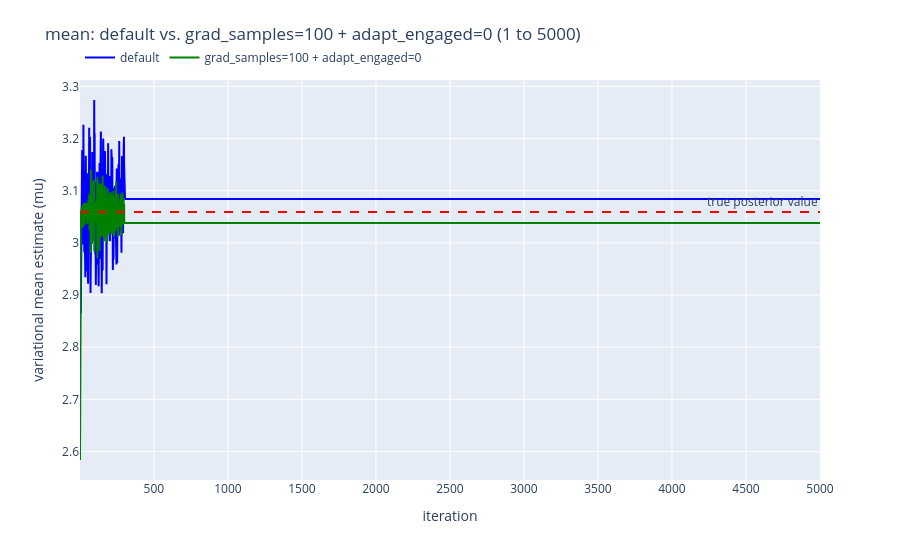
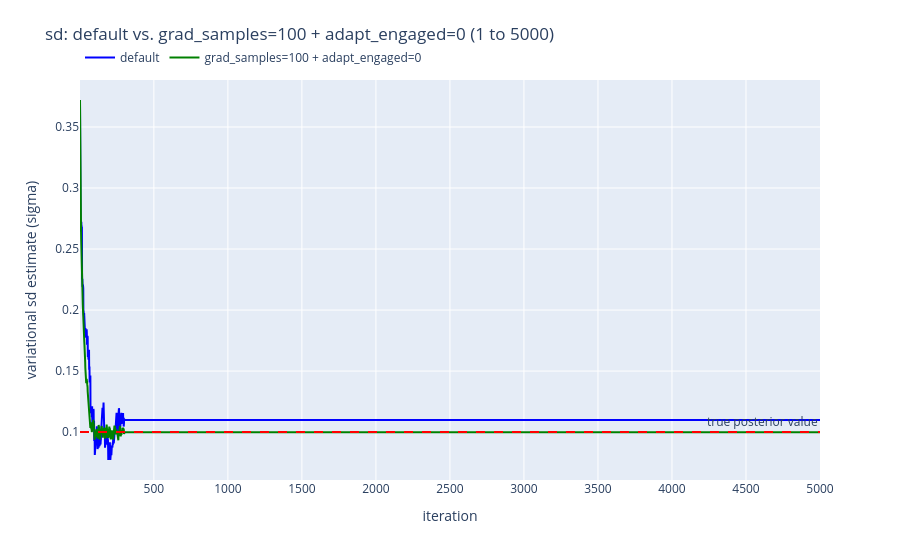
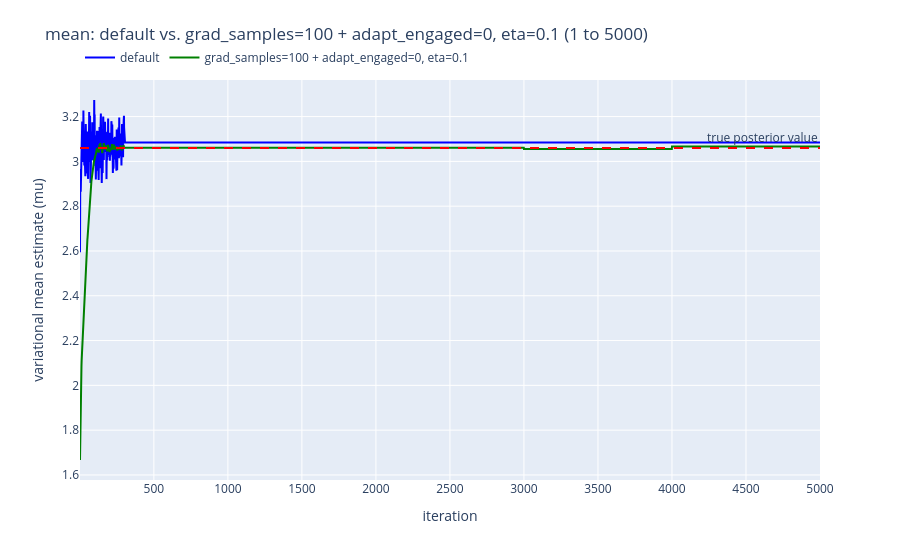
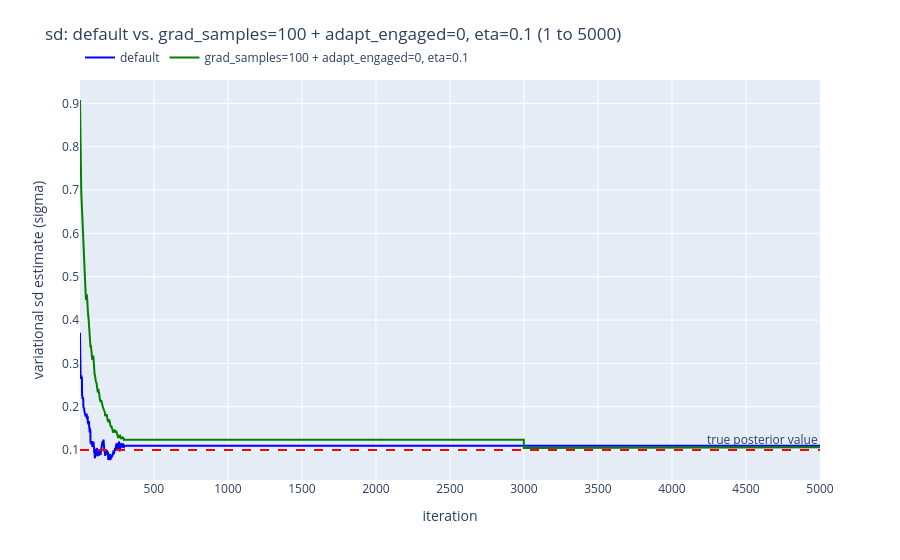

The cell these charts' notebook holds for them, in order:
### Markdown cell above
## Section 2: `a` with each of `b`, `c`, `d` vs. default

Three plots: `a_b`, `a_c` vs. default from 1 to `FAST_MAX_ITERS`; `a_d` vs.
default from 1 to `MAX_ITERS`.

### Code cell
for key in ["a_b", "a_c"]:
    iterations, mu, sd = fast_traj[key]
    plot_mean_comparison(iterations, default_fast_mu, mu, LABELS[key], f"mean: default vs. {LABELS[key]} (1 to {FAST_MAX_ITERS})")
    plot_std_comparison(iterations, default_fast_sd, sd, LABELS[key], f"sd: default vs. {LABELS[key]} (1 to {FAST_MAX_ITERS})")

iterations, mu, sd = slow_traj["a_d"]
plot_mean_comparison(iterations, default_slow_mu, mu, LABELS["a_d"], f"mean: default vs. {LABELS['a_d']} (1 to {MAX_ITERS})")
plot_std_comparison(iterations, default_slow_sd, sd, LABELS["a_d"], f"sd: default vs. {LABELS['a_d']} (1 to {MAX_ITERS})")

### Figure 1 — Plotly figure (JSON) as saved in the notebook; plotly's stock layout.template omitted (floating-point values rounded to 4 significant figures; data arrays with more than 128 entries replaced by an {"elided": "..."} marker saying what was removed)
{"data": [{"line": {"color": "blue", "width": 2}, "mode": "lines", "name": "default", "type": "scatter", "x": {"elided": "5000 int values"}, "y": {"elided": "5000 float values"}}, {"line": {"color": "green", "width": 2}, "mode": "lines", "name": "grad_samples=100 + adapt_engaged=0", "type": "scatter", "x": {"elided": "5000 int values"}, "y": {"elided": "5000 float values"}}], "layout": {"annotations": [{"showarrow": false, "text": "true posterior value", "x": 1, "xanchor": "right", "xref": "x domain", "y": 3.06, "yanchor": "bottom", "yref": "y"}], "legend": {"orientation": "h", "x": 0, "xanchor": "left", "y": 1.02, "yanchor": "bottom"}, "margin": {"t": 80}, "shapes": [{"line": {"color": "red", "dash": "dash"}, "type": "line", "x0": 0, "x1": 1, "xref": "x domain", "y0": 3.06, "y1": 3.06, "yref": "y"}], "title": {"text": "mean: default vs. grad_samples=100 + adapt_engaged=0 (1 to 5000)"}, "xaxis": {"title": {"text": "iteration"}}, "yaxis": {"title": {"text": "variational mean estimate (mu)"}}}}

### Figure 2 — Plotly figure (JSON) as saved in the notebook; plotly's stock layout.template omitted (floating-point values rounded to 4 significant figures; data arrays with more than 128 entries replaced by an {"elided": "..."} marker saying what was removed)
{"data": [{"line": {"color": "blue", "width": 2}, "mode": "lines", "name": "default", "type": "scatter", "x": {"elided": "5000 int values"}, "y": {"elided": "5000 float values"}}, {"line": {"color": "green", "width": 2}, "mode": "lines", "name": "grad_samples=100 + adapt_engaged=0", "type": "scatter", "x": {"elided": "5000 int values"}, "y": {"elided": "5000 float values"}}], "layout": {"annotations": [{"showarrow": false, "text": "true posterior value", "x": 1, "xanchor": "right", "xref": "x domain", "y": 0.1, "yanchor": "bottom", "yref": "y"}], "legend": {"orientation": "h", "x": 0, "xanchor": "left", "y": 1.02, "yanchor": "bottom"}, "margin": {"t": 80}, "shapes": [{"line": {"color": "red", "dash": "dash"}, "type": "line", "x0": 0, "x1": 1, "xref": "x domain", "y0": 0.1, "y1": 0.1, "yref": "y"}], "title": {"text": "sd: default vs. grad_samples=100 + adapt_engaged=0 (1 to 5000)"}, "xaxis": {"title": {"text": "iteration"}}, "yaxis": {"title": {"text": "variational sd estimate (sigma)"}}}}

### Figure 3 — Plotly figure (JSON) as saved in the notebook; plotly's stock layout.template omitted (floating-point values rounded to 4 significant figures; data arrays with more than 128 entries replaced by an {"elided": "..."} marker saying what was removed)
{"data": [{"line": {"color": "blue", "width": 2}, "mode": "lines", "name": "default", "type": "scatter", "x": {"elided": "5000 int values"}, "y": {"elided": "5000 float values"}}, {"line": {"color": "green", "width": 2}, "mode": "lines", "name": "grad_samples=100 + adapt_engaged=0, eta=0.1", "type": "scatter", "x": {"elided": "5000 int values"}, "y": {"elided": "5000 float values"}}], "layout": {"annotations": [{"showarrow": false, "text": "true posterior value", "x": 1, "xanchor": "right", "xref": "x domain", "y": 3.06, "yanchor": "bottom", "yref": "y"}], "legend": {"orientation": "h", "x": 0, "xanchor": "left", "y": 1.02, "yanchor": "bottom"}, "margin": {"t": 80}, "shapes": [{"line": {"color": "red", "dash": "dash"}, "type": "line", "x0": 0, "x1": 1, "xref": "x domain", "y0": 3.06, "y1": 3.06, "yref": "y"}], "title": {"text": "mean: default vs. grad_samples=100 + adapt_engaged=0, eta=0.1 (1 to 5000)"}, "xaxis": {"title": {"text": "iteration"}}, "yaxis": {"title": {"text": "variational mean estimate (mu)"}}}}

### Figure 4 — Plotly figure (JSON) as saved in the notebook; plotly's stock layout.template omitted (floating-point values rounded to 4 significant figures; data arrays with more than 128 entries replaced by an {"elided": "..."} marker saying what was removed)
{"data": [{"line": {"color": "blue", "width": 2}, "mode": "lines", "name": "default", "type": "scatter", "x": {"elided": "5000 int values"}, "y": {"elided": "5000 float values"}}, {"line": {"color": "green", "width": 2}, "mode": "lines", "name": "grad_samples=100 + adapt_engaged=0, eta=0.1", "type": "scatter", "x": {"elided": "5000 int values"}, "y": {"elided": "5000 float values"}}], "layout": {"annotations": [{"showarrow": false, "text": "true posterior value", "x": 1, "xanchor": "right", "xref": "x domain", "y": 0.1, "yanchor": "bottom", "yref": "y"}], "legend": {"orientation": "h", "x": 0, "xanchor": "left", "y": 1.02, "yanchor": "bottom"}, "margin": {"t": 80}, "shapes": [{"line": {"color": "red", "dash": "dash"}, "type": "line", "x0": 0, "x1": 1, "xref": "x domain", "y0": 0.1, "y1": 0.1, "yref": "y"}], "title": {"text": "sd: default vs. grad_samples=100 + adapt_engaged=0, eta=0.1 (1 to 5000)"}, "xaxis": {"title": {"text": "iteration"}}, "yaxis": {"title": {"text": "variational sd estimate (sigma)"}}}}
